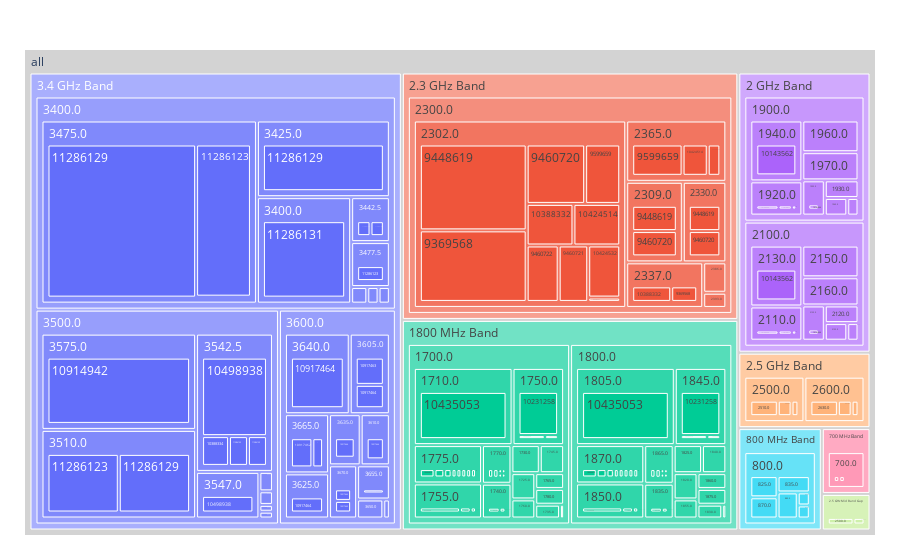

The cell this chart's notebook holds for it:
### Code cell
# Spectrum Usage Data Set
fig = px.treemap(specUsage, path=[px.Constant('all'), 'LICENCE_CATEGORY_NAME','RANGE','START','LICENCE_NO'], values='BW')
fig.update_traces(root_color="lightgrey")
fig.update_layout(margin = dict(t=50, l=25, r=25, b=25))
fig.write_html('ACMA Treemaps/usageTreemap3.html')
fig.show()

### Figure 1 — Plotly figure (JSON) as saved in the notebook; plotly's stock layout.template omitted (floating-point values rounded to 4 significant figures; data arrays with more than 128 entries replaced by an {"elided": "..."} marker saying what was removed)
{"data": [{"branchvalues": "total", "domain": {"x": [0, 1], "y": [0, 1]}, "hovertemplate": "labels=%{label}<br>BW=%{value}<br>parent=%{parent}<br>id=%{id}<extra></extra>", "ids": {"elided": "315 str values"}, "labels": {"elided": "315 str values"}, "name": "", "parents": {"elided": "315 str values"}, "root": {"color": "lightgrey"}, "type": "treemap", "values": {"elided": "315 float values"}}], "layout": {"legend": {"tracegroupgap": 0}, "margin": {"b": 25, "l": 25, "r": 25, "t": 50}}}
